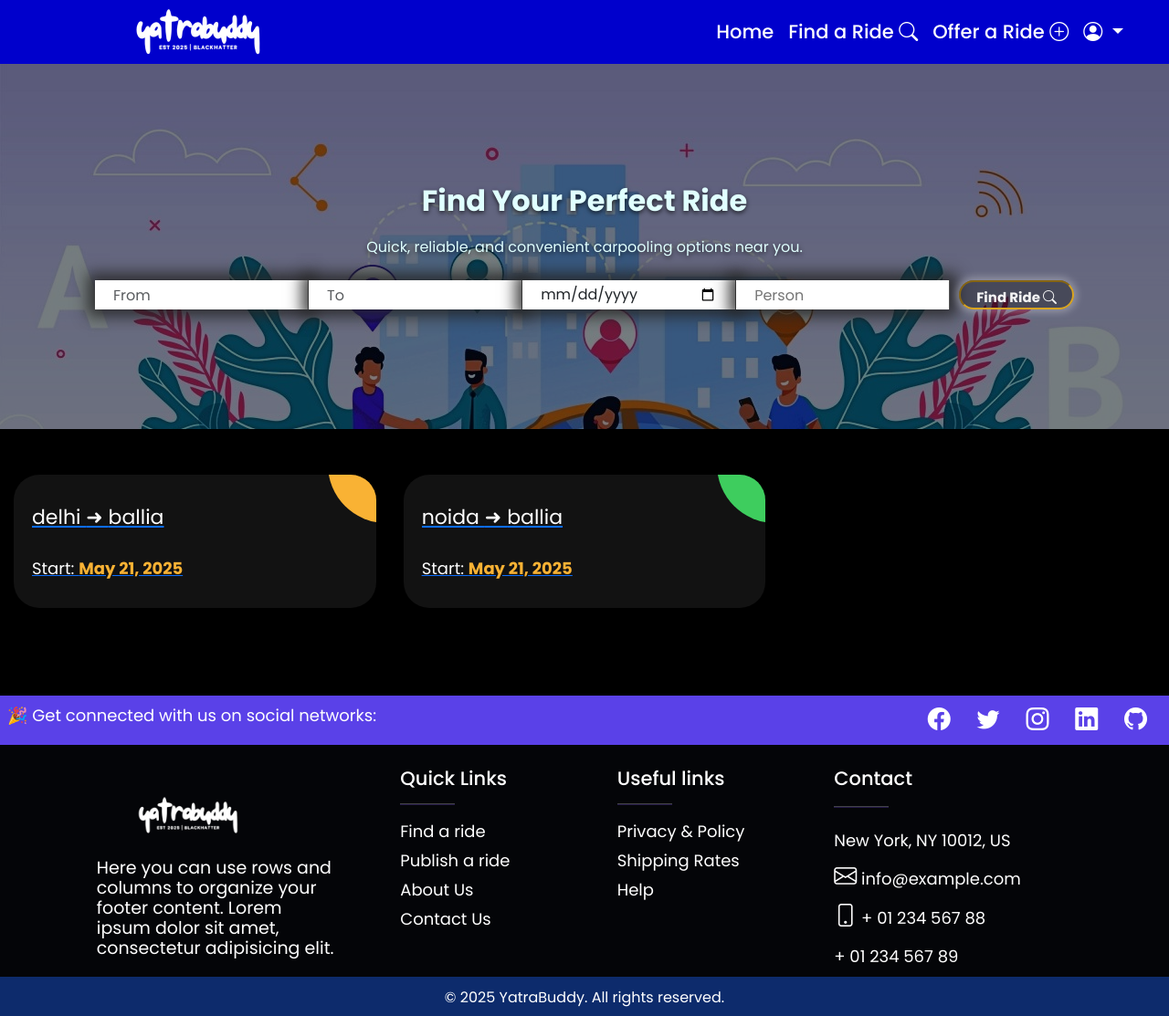
Before: /find_ride/ with the older database file.
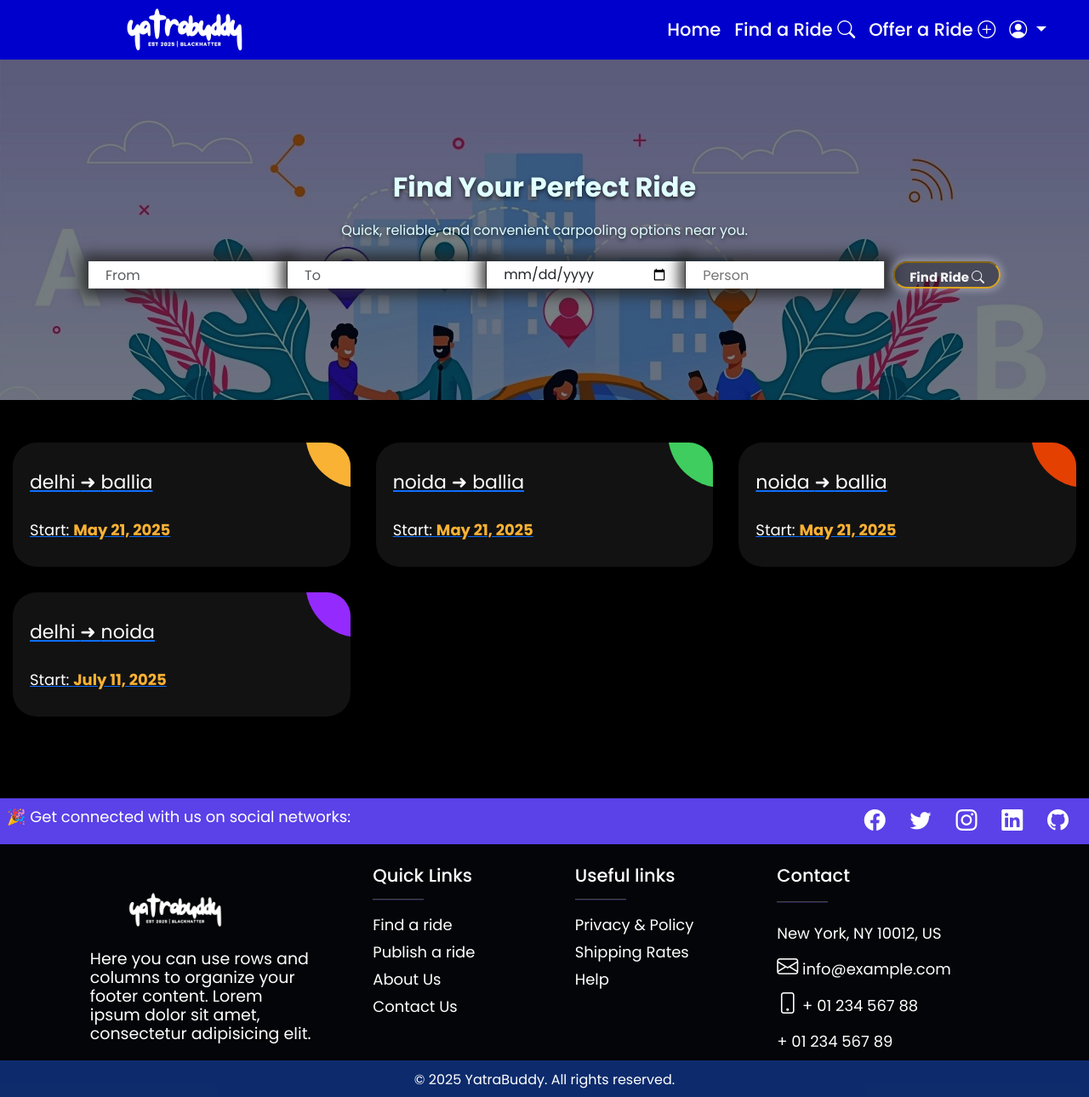
After: the same page with the newer database file.
### main/models.py (models this page shows, shortened)
class Ride(models.Model):
    source = models.CharField(max_length=100)
    destination = models.CharField(max_length=100)
    date = models.DateField()
    gender = models.CharField(max_length=10,
    choices = [('Male','Male'),('Female','Female'),('Any','Any')],default='Any')
    available_seats=models.IntegerField()
    price_per_seat =models.IntegerField()
    description = models.TextField(blank=True,null=True)
    created_by = models.ForeignKey('auth.user',on_delete=models.CASCADE)
    created_at = models.DateTimeField(auto_now_add=True)
    driver_name = models.CharField(max_length=15, null=True, blank=True)
    driver_phone = models.CharField(max_length=15, null=True, blank=True)

### main/views.py (the view)
# urls.py: path('find_ride/', views.find_ride, name='find_ride'),
def find_ride(request):
     rides = Ride.objects.all()
     return render(request, 'viewRide.html', {'rides': rides})

### templates/viewRide.html (shortened to what this page needs)
{% extends "layout.html" %}
{% load static %}
{% block main %}
<body style="background-color:black;">
    <div class="hero" style="background:url('{% static "img/banner3.jpeg" %}');height:50vh;">
        <div class="overlay"></div>
        <div class="hero-content">
          <h1>Find Your Perfect Ride</h1>
          <p class="mb-4">Quick, reliable, and convenient carpooling options near you.</p>
          <form class="search-bar d-flex">
            <input type="text" class="form-control" placeholder="From">
            <input type="text" class="form-control" placeholder="To">
            <input type="date" class="form-control" placeholder"Today">
            <input type="number" class"form-control" placeholder="Person">
            <button type="submit" class="btn">Find Ride <i class="bi bi-search"></i></button>
          </form>
        </div>
      </div>
<div class="ag-format-container">
  <div class="ag-courses_box">
    {% for ride in rides %}
    <div class="ag-courses_item">
      <a href="#" class="ag-courses-item_link">
        <div class="ag-courses-item_bg"></div>
        <div class="ag-courses-item_title">
          <p>{{ ride.source }} ➜ {{ ride.destination }}</p>
        </div>
        <div class="ag-courses-item_date-box">
          Start:
          <span class="ag-courses-item_date">
            {{ ride.date }}
          </span>
        </div>
      </a>
    </div>
    {% empty %}
    <p>No rides available.</p>
    {% endfor %}
  </div>
</div>
</body>
{% endblock main %}

Changed rows visible on the page:
added Ride: source "noida", destination "ballia", date "May 21, 2025"
added Ride: source "delhi", destination "noida", date "July 11, 2025"
